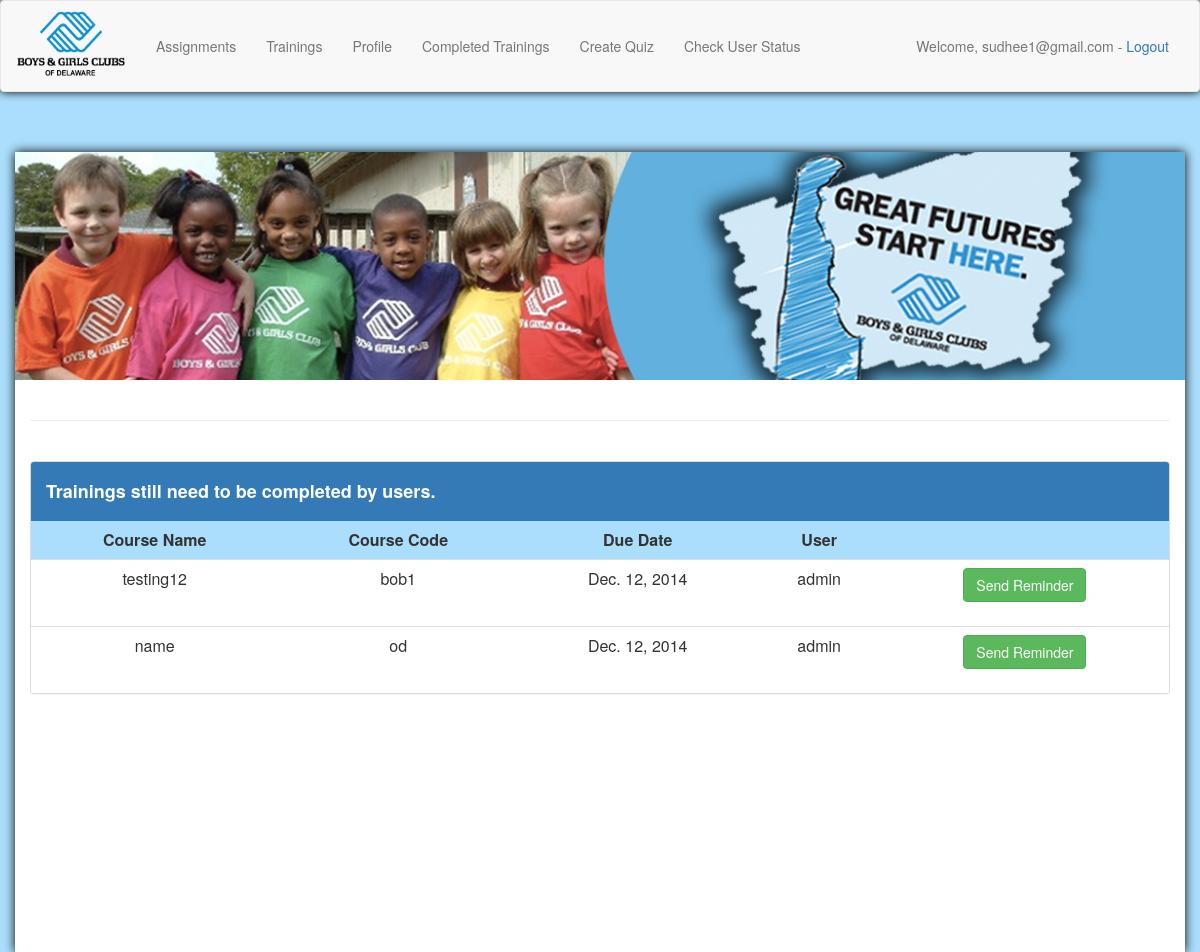
The app's page /check_user_status/ (signed in), older data.
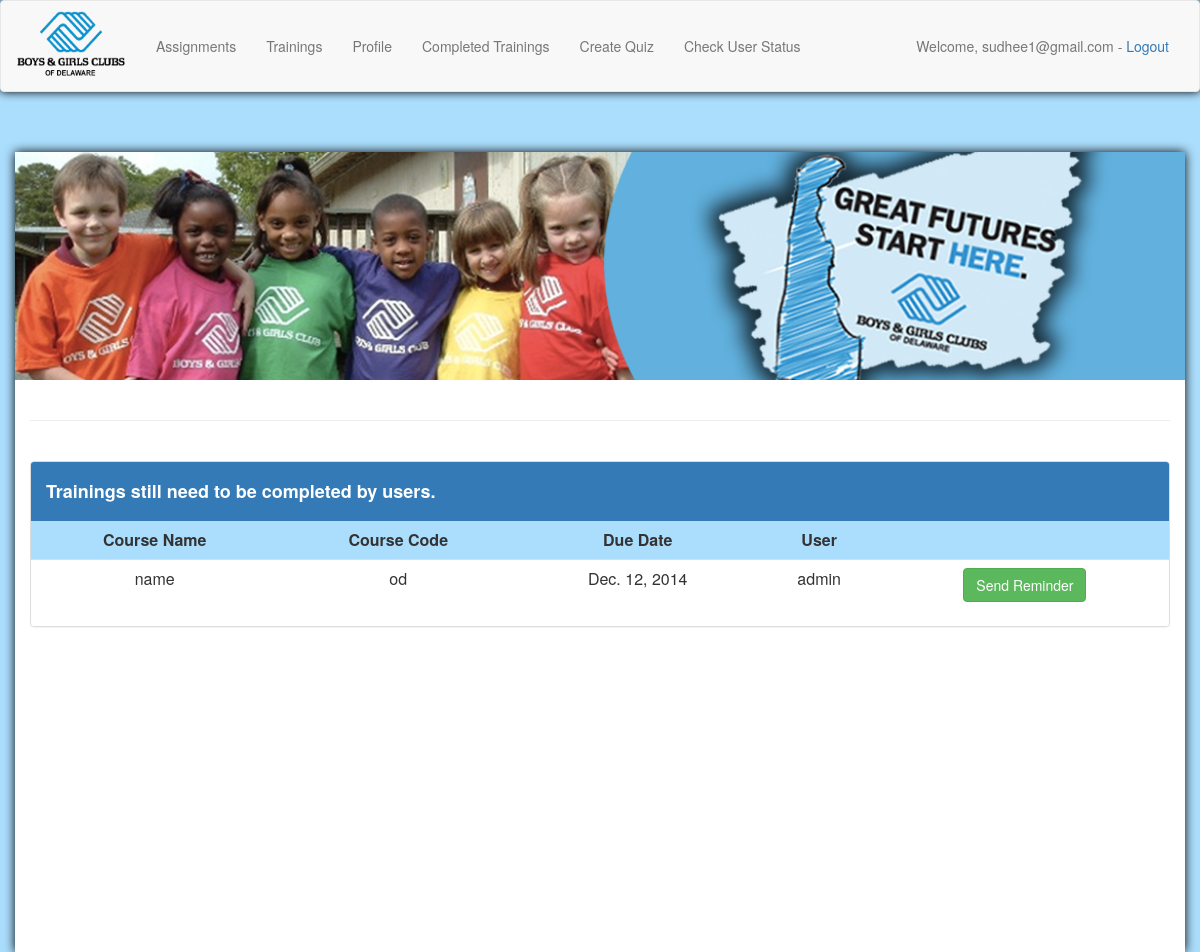
The same page, newer data.
### quiz_admin/models.py (models this page shows, shortened)
class Categories(models.Model):
    class Meta:
        verbose_name_plural = "quizzes"
    groups = models.ManyToManyField(Group, related_name='group')
    category_text = models.CharField(max_length=200, unique=True )
    category_description = models.CharField(max_length=1000, default="")
    trainer = models.CharField(max_length=100, default='TBD')
    course_code = models.CharField(max_length=40, default="CD")
    due_date = models.DateField(default=datetime.date.today)
    duration_hours = models.DecimalField(max_digits=5, decimal_places=2, default=0.0)
    required_score = models.DecimalField(max_digits=3, decimal_places=0, default=100)

### quizzes/views.py (the view)
# urls.py: url(r'^check_user_status/', 'quizzes.views.check_user_status', name='check_user_status'),
def check_user_status(request):
    quizzes_needed_to_be_completed = get_quizzes_needed_to_be_completed(request)
    context = {'quizzes_needed_to_be_completed': quizzes_needed_to_be_completed}
    return render(request, "check_user_status.html", context)

### quizzes/helpers.py (called while the page is built)
def get_quizzes_needed_to_be_completed(request):
    quizzes = Categories.objects.all()
    quiz_set = set()
    for quiz in quizzes:
        quiz_set.add(quiz)
    completed_by_user = Completed.objects.filter(user=request.user)
    completed_by_user_set = set()
    for completed_quizzes in completed_by_user:
        completed_by_user_set.add(completed_quizzes.category)
    quizzes_needed_to_be_completed = quiz_set.difference(completed_by_user_set)
    return quizzes_needed_to_be_completed

### quizzes/templates/check_user_status.html (shortened to what this page needs)
{% include "base.html" %}
<head>
</head>
<body>
<div class="container" style="background-color: #ffffff; height:100%; box-shadow:0 0 10px black;">
    <img src="{{ MEDIA_ROOT }}/media/BAGCA_DEE.png" style= "width: 877.5pt; margin-left:-11pt;"/>
    <br/><br>
    <hr/>
    <br>
    <div class="panel panel-default">
        <div class="panel-heading" style="background-color:rgb(51,122,183);margin-bottom:-2px;">
            <h4 style="color:white;"><b>Trainings still need to be completed by users.</b></h4>
        </div>
        <table class="table table-striped" style="width:100%;">
            <tr>
                <th>Course Name</th>
                <th>Course Code</th>
                <th>Due Date</th>
                <th>User</th>
                <th></th>
            </tr>
            {% for quiz in quizzes_needed_to_be_completed %}
            <tr>
                <td>{{ quiz.category_text }}</td>
                <td>{{ quiz.course_code }}</td>
                <td>{{ quiz.due_date }}</td>
                <td>{{ request.user }}</td>
                <td>
                <form action="/send_reminder_mail/" method="post">
                    <button type="SUBMIT" class="btn btn-success">Send Reminder</button>
                </form>
                </td>
            </tr>
            {% endfor %}
        </table>
    </div>
</div>
</body>

### quizzes/templates/base.html (shortened to what this page needs)
<head>
    {% load bootstrap3 %}
    {% bootstrap_css %}
</head>
<body>
    <nav class="navbar navbar-default" style="box-shadow:0 0 10px black;">
        <div class="container-fluid">
            <br/>
            <div class="navbar-header" style="margin-top:-25px;">
                <a class="navbar-brand" href="/"><img src="/media/bagcd_logo.png" alt="Boys & Girls Club of Delaware" height="70" width="110" /></a>
            </div>
            <div class="collapse navbar-collapse">
                <ul class="nav navbar-nav">
                    <li role="presentation"><a href="/">Assignments</a></li>
                    <li role="presentation"><a href="/trainings">Trainings</a></li>
                    <li role="presentation"><a href="/profile">Profile</a></li>
                    <li role="presentation"><a href="/print_past_certificates">Completed Trainings</a></li>
                    {% if user.is_superuser %}
                        <li role="presentation"><a href="/create_quiz_form">Create Quiz</a></li>
                        <li role="presentation"><a href="/check_user_status">Check User Status</a></li>
                    {% endif %}
                </ul>
                <ul class="nav navbar-nav navbar-right">
                    <li>
                        {% if user.is_authenticated %}
                            <p class="navbar-text">Welcome, {{ user.email }} - <a href="/accounts/logout/">Logout</a></p>
                        {% endif %}
                    </li>
                </ul>
            </div>
            <br/>
        </div>
    </nav>
    <br/>
    <br/>
</body>

Row changes from the older to the newer data that the page shows:
removed Categories: category_text "testing12", course_code "bob1", due_date "Dec. 12, 2014", {{ request.user }} "admin"
